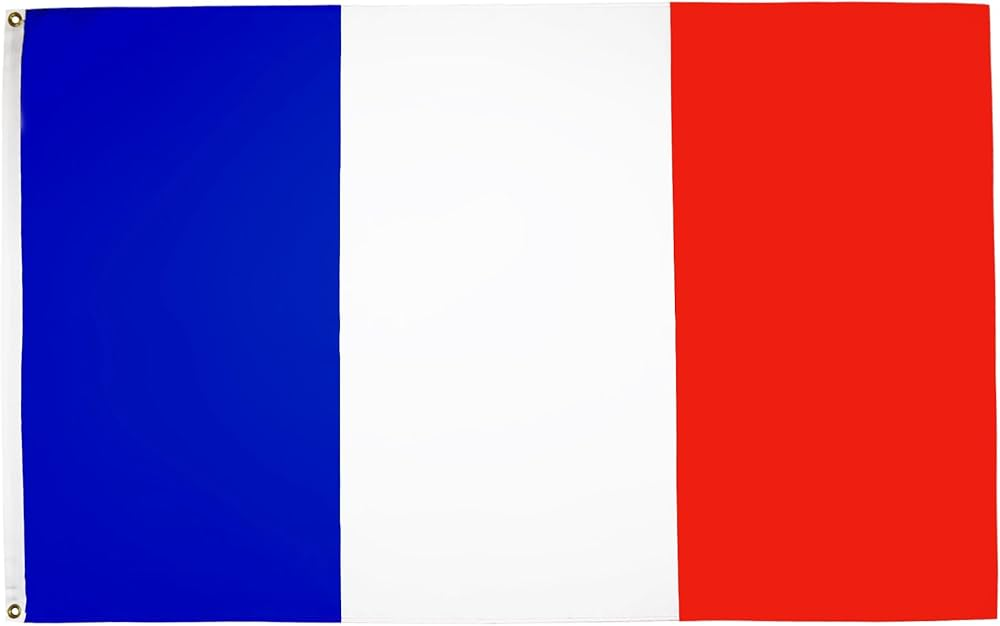
#> input picture Bayrak_Maskeleme/franch_flag.jpg, 1000 x 626 px
$ jupyter execute Bayrak_Maskeleme.ipynb
#> lines starting #> are read from the running program, lines starting #| are printed output that depends on the picture; after the words box and inside, x2 and y2 are one past the last pixel; in counts of white or black regions, pixels touching at a corner belong together
[cell 1]
import cv2
import numpy as np


franch_flag = cv2.imread("./franch_flag.jpg")
#> franch_flag is the input picture: shape (626, 1000, 3); mean B, G, R 155.1, 106.1, 167.7

# Görüntüyü HSV formatına çevirme
hsv_image = cv2.cvtColor(franch_flag, cv2.COLOR_BGR2HSV)
#> hsv_image: shape (626, 1000, 3); mean H, S, V 47.9, 154.7, 224.9

# Mavi renk aralığını belirleme
lower_blue = np.array([75, 100, 100])
upper_blue = np.array([130, 255, 255])

# Mavi alanlar için maske oluşturma
mask = cv2.inRange(hsv_image, lower_blue, upper_blue)
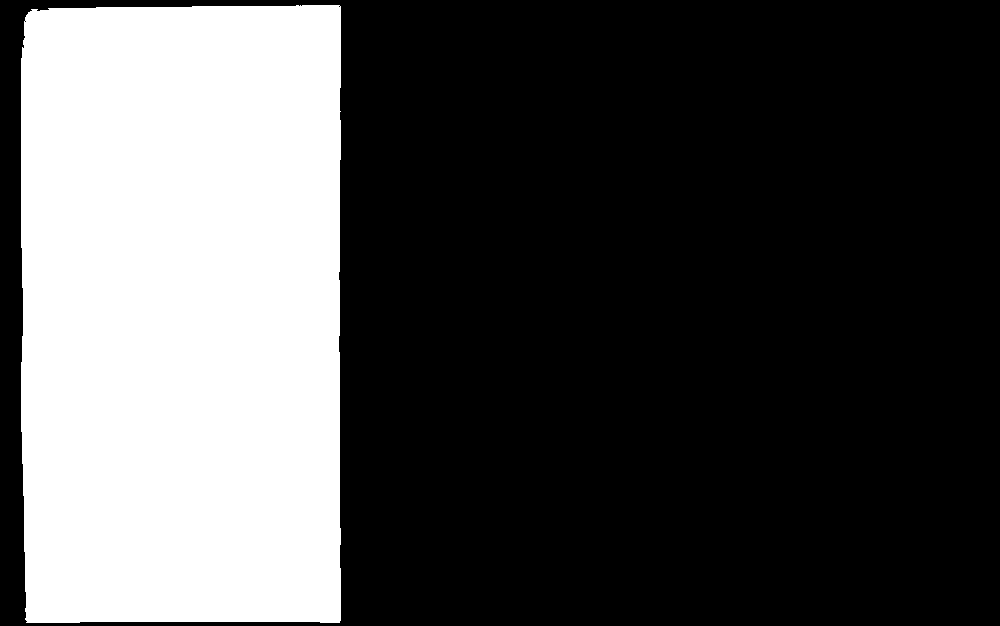
#> mask: shape (626, 1000); 31.2% white; 1 white region, box (x1, y1, x2, y2) and area: (21, 5, 341, 623) 195606

# Yeni rengi tanımlama (yeşil)
green_color = (0, 255, 0)  # Yeşil renk (BGR formatında)

# Maskeyi uygulayarak yeni renkli görüntü oluşturma
masked_image = franch_flag.copy()
masked_image[mask == 255] = green_color
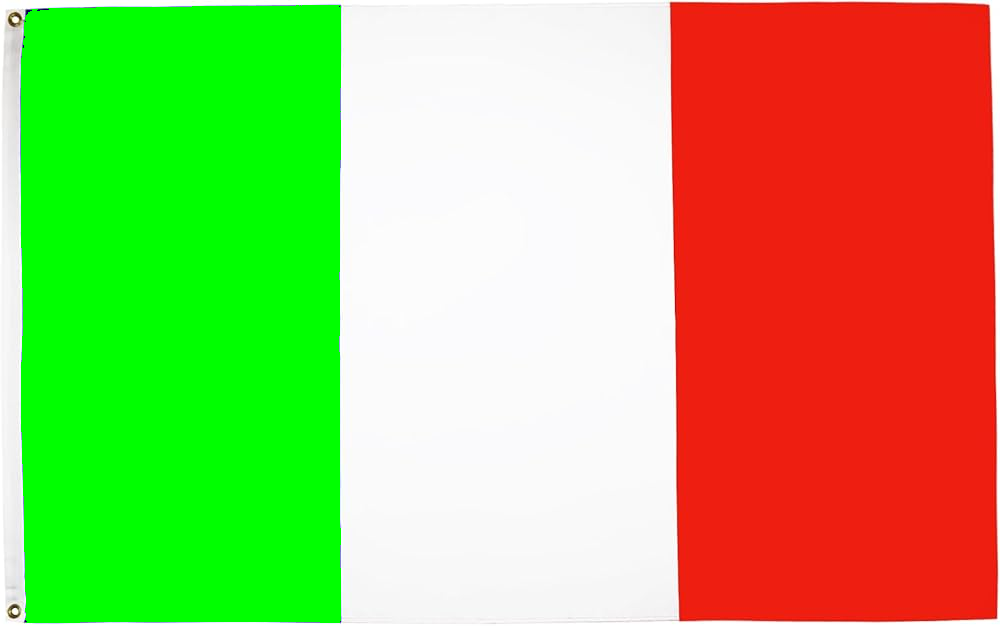
#> masked_image: shape (626, 1000, 3); mean B, G, R 97.9, 181.5, 167.4


# Görüntüleri gösterme
cv2.imshow("France Flag", franch_flag)
cv2.imshow("Italy Flag", masked_image)

# Pencereyi kapatma
cv2.waitKey(0)
cv2.destroyAllWindows()
